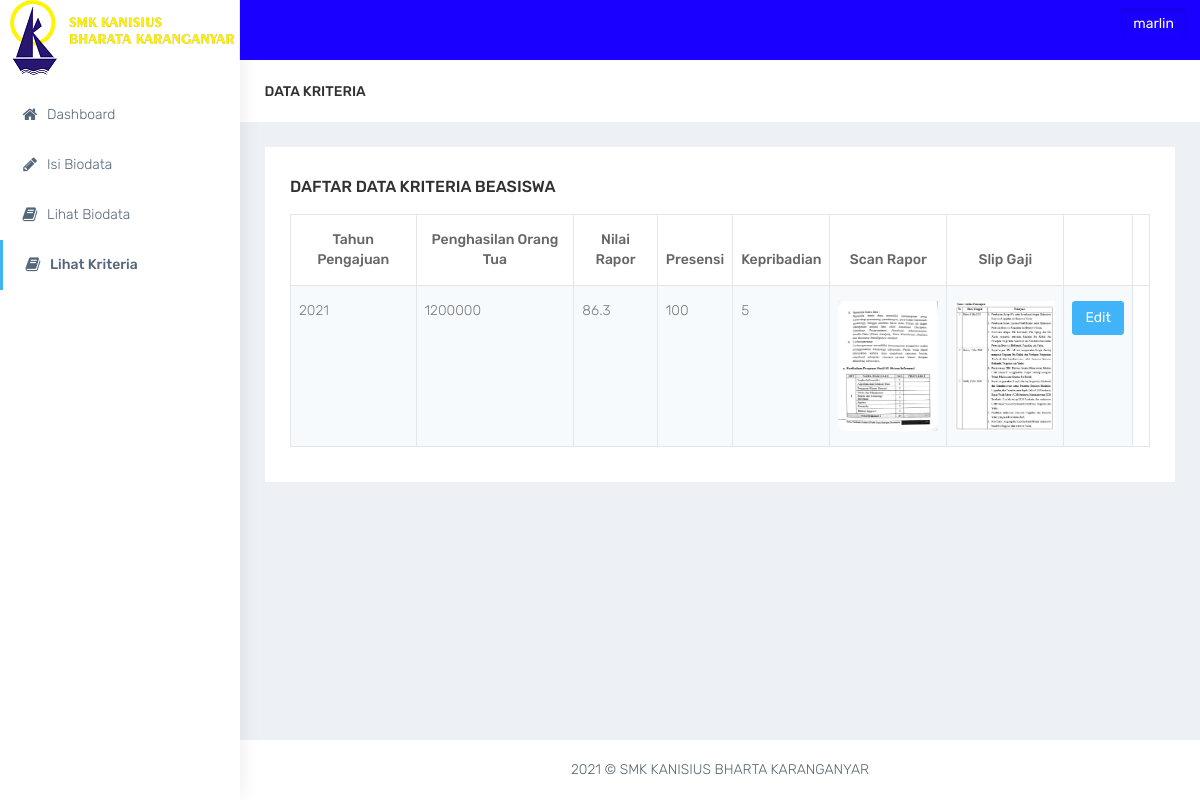
/view_kriteria.php (signed in), run on the app's committed database.
### tables this page shows
CREATE TABLE IF NOT EXISTS `dt_siswa` (
`id_dtsiswa` int(9) NOT NULL,
  `id_user` int(9) NOT NULL,
  `thn_ajaran` varchar(9) NOT NULL,
  `nama` varchar(50) NOT NULL,
  `nis` varchar(9) NOT NULL,
  `jk` varchar(20) NOT NULL,
  `alamat` varchar(225) NOT NULL,
  `no` varchar(15) NOT NULL,
  `scanr` varchar(500) NOT NULL,
  `scans` varchar(500) NOT NULL,
  `gaji` int(15) NOT NULL,
  `rapor` double NOT NULL,
  `presensi` int(9) NOT NULL,
  `kepribadian` int(9) NOT NULL
);

### web/view_kriteria.php (the view, shortened to what this page needs)
<!DOCTYPE html>
<html lang="en">
<?php
$username = $_SESSION['username'];
?>
<head>
    <link href="bootstrap/dist/css/bootstrap.min.css" rel="stylesheet">
    <link href="../plugins/bower_components/sidebar-nav/dist/sidebar-nav.min.css" rel="stylesheet">
    <link href="../plugins/bower_components/toast-master/css/jquery.toast.css" rel="stylesheet">
    <link href="../plugins/bower_components/morrisjs/morris.css" rel="stylesheet">
    <link href="../plugins/bower_components/chartist-js/dist/chartist.min.css" rel="stylesheet">
    <link href="../plugins/bower_components/chartist-plugin-tooltip-master/dist/chartist-plugin-tooltip.css" rel="stylesheet">
    <link href="css/animate.css" rel="stylesheet">
    <link href="css/style.css" rel="stylesheet">
    <link href="css/colors/default.css" id="theme" rel="stylesheet">
</head>
<body class="fix-header">
    <div id="wrapper">
        <nav class="navbar navbar-default navbar-static-top m-b-0">
            <div class="navbar-header">
                <div class="top-left-part">
                    <a class="logo" href="index.php">
                        <b>
                            <img src="../plugins/img/logo.png" alt="home" class="light-logo" />
                        </b>
                        <span class="hidden-xs">
                            <img src="../plugins/img/smk.png" alt="home" class="light-logo" />
                        </span>
                    </a>
                </div>
                <ul class="nav navbar-top-links navbar-right pull-right">
					<div class="btn btn-square btn-dark">
						<a class="btn dropdown-toggle" data-toggle="dropdown">
							<i class="icon-user"></i><?php echo "<font color=white>$username</font>" ?>
					</div>
                </ul>
            </div>
        </nav>
        <div class="navbar-default sidebar" role="navigation">
            <div class="sidebar-nav slimscrollsidebar">
                <div class="sidebar-head">
                    <h3><span class="fa-fw open-close"><i class="ti-close ti-menu"></i></span> <span class="hide-menu">Navigation</span></h3>
                </div>
                <ul class="nav" id="side-menu">
                <li style="padding: 90px 0 0;">
                        <a href="siswa.php" class="waves-effect"><i class="fa fa-home fa-fw" aria-hidden="true"></i>Dashboard</a>
                    </li>
                    <li>
                        <a href="input_data.php" class="waves-effect"><i class="fa fa-pencil fa-fw" aria-hidden="true"></i>Isi Biodata</a>
                    </li>
                    <li>
                        <a href="view_siswa.php" class="waves-effect"><i class="fa fa-book fa-fw" aria-hidden="true"></i>Lihat Biodata</a>
                    </li>
                    <li>
                        <a href="view_kriteria.php" class="waves-effect"><i class="fa fa-book fa-fw" aria-hidden="true"></i>Lihat Kriteria</a>
                    </li>
                </ul>
            </div>
        </div>
        <div id="page-wrapper">
            <div class="container-fluid">
                <div class="row bg-title">
                    <div class="col-lg-3 col-md-4 col-sm-4 col-xs-12">
                        <h4 class="page-title">Data Kriteria</h4> </div>
                </div>
			    <div class="row">
                    <div class="col-sm-12">
                        <div class="white-box">
                            <h3 class="box-title">Daftar Data Kriteria Beasiswa </h3>
                            <div class="control-group">
                            <div class="table-responsive">
                                <table class="table table-striped table-bordered">
                                    <thead>
                                        <tr>
											<th><center>Tahun Pengajuan</center></th>
											<th><center>Penghasilan Orang Tua</center></th>
											<th><center>Nilai Rapor</center></th>
											<th><center>Presensi</center></th>
											<th><center>Kepribadian</center></th>
											<th><center>Scan Rapor</center></th>
                                            <th><center>Slip Gaji</center></th>
                                            <th></th>
                                            <th></th>
                                        </tr>
                                    </thead>
                                    <tbody>
									<?php
                                    $id=$_SESSION['id_user'];
									$query=mysql_query("SELECT * FROM dt_siswa WHERE id_user='$id' ORDER BY id_dtsiswa");
									while($row=mysql_fetch_array($query))
									{
									echo "
									<tr>
										<td>".$row['thn_ajaran']."</td>
										<td>".$row['gaji']."</td>
                                        <td>".$row['rapor']."</td>
                                        <td>".$row['presensi']."</td>
                                        <td>".$row['kepribadian']."</td>
                                        <td><img src=file/".$row['scanr']." height=130 width=100></td>
                                        <td><img src=file/".$row['scans']." height=130 width=100></td>
										<td>
											<center><a class='btn btn-info' href='edit_biodata.php?id=".$row['nama']."'>
											Edit
											</a>
											</center>
										</td>
									</tr>
									";
									}
									?>
									</tbody>
                            </table>
						</div>
					</div>
                    </div>
                        </div>
            <footer class="footer text-center"> <?php echo date("Y"); ?> &copy; SMK KANISIUS BHARTA KARANGANYAR </footer>
			</div>
		</div>
</body>
</html>

### web/css/colors/default.css (style rules this page uses)
body { background: #fff; }
.top-left-part { background: #fff; }
.top-left-part .light-logo { display: inline-block; }
.navbar-header { background: #1900ff; }
.sidebar .sidebar-head { background: #fffb00; }
.sidebar .sidebar-head h3 { color: #686868; }
.sidebar { background: #fff; box-shadow: 1px 0px 20px rgba(0, 0, 0, 0.08); }
#side-menu li a { color: #54667a; }
#side-menu li a { color: #54667a; border-left: 0px solid #fff; }
#side-menu > li > a { border-left: 3px solid transperant; }
#side-menu > li > a.active { background: transperant; color: #54667a; border-left: 3px solid #41b3f9; font-weight: 500; }

### data on the page
dt_siswa: thn_ajaran "2021", gaji "1200000", rapor "86.3", presensi "100", kepribadian "5", scanr (picture), scans (picture)

### other printed values
$username "marlin"
